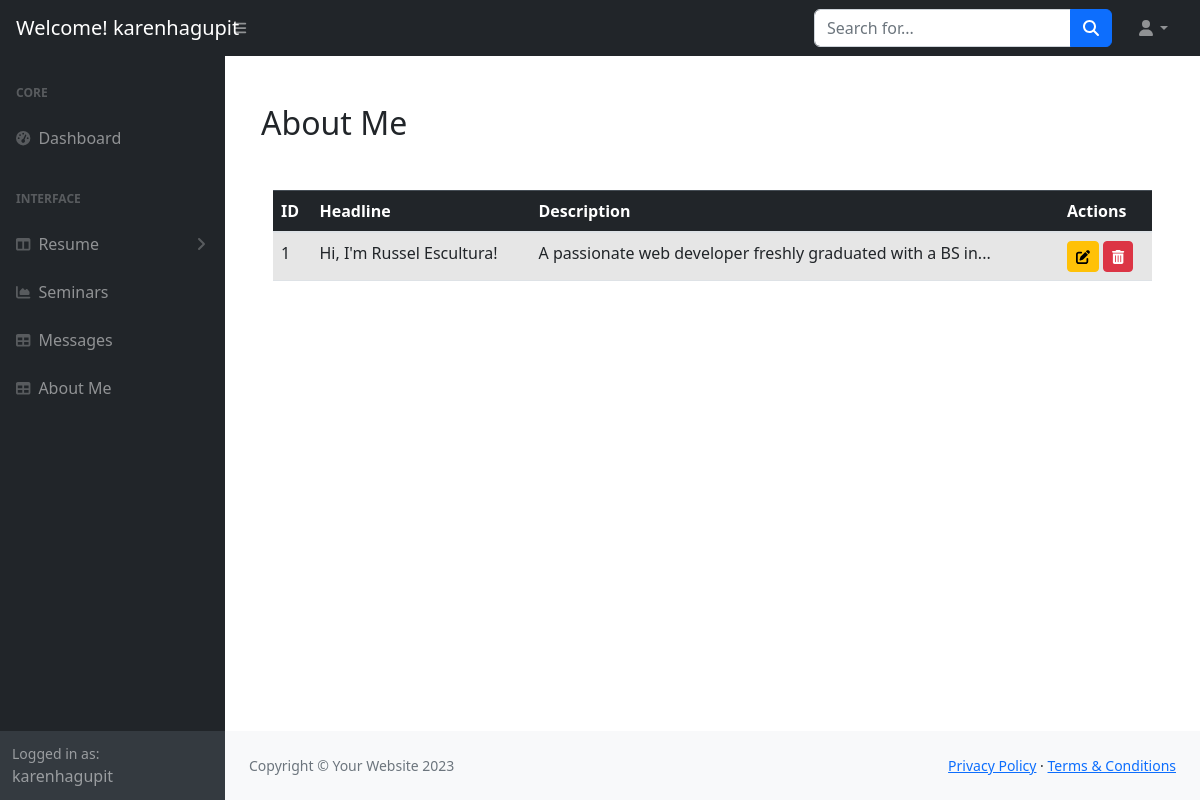
Screenshot of /dashboard/dashboard/dash_about.php (signed in) with the database file from the repository.
### tables this page shows
CREATE TABLE `about` (
  `id` int(11) NOT NULL,
  `headline` varchar(255) NOT NULL,
  `description` text NOT NULL,
  `created_at` timestamp NOT NULL DEFAULT current_timestamp(),
  `updated_at` timestamp NOT NULL DEFAULT current_timestamp() ON UPDATE current_timestamp()
);

### dashboard/dashboard/dash_about.php (the view, shortened to what this page needs)
<?php
$servername = "localhost";
$username = "u734514591_kenruss";
$password = "RUSSken0617";
$dbname = "u734514591_kenruss";
$conn = new mysqli($servername, $username, $password, $dbname);
$sql = "SELECT * FROM about";
$result = $conn->query($sql);
$username = $_SESSION['user'];
?>
<!DOCTYPE html>
<html lang="en">
    <head>
        <link href="https://cdn.jsdelivr.net/npm/simple-datatables@7.1.2/dist/style.min.css" rel="stylesheet" />
        <link rel="stylesheet" href="https://maxcdn.bootstrapcdn.com/bootstrap/4.5.2/css/bootstrap.min.css">
        <link href="css/styles.css" rel="stylesheet" />
    </head>
    <body class="sb-nav-fixed">
        <nav class="sb-topnav navbar navbar-expand navbar-dark bg-dark">
            <a class="navbar-brand ps-3" href="index.html">Welcome! <?php echo htmlspecialchars($username); ?></h1></a>
            <button class="btn btn-link btn-sm order-1 order-lg-0 me-4 me-lg-0" id="sidebarToggle" href="#!"><i class="fas fa-bars"></i></button>
            <form class="d-none d-md-inline-block form-inline ms-auto me-0 me-md-3 my-2 my-md-0">
                <div class="input-group">
                    <input class="form-control" type="text" placeholder="Search for..." aria-label="Search for..." aria-describedby="btnNavbarSearch" />
                    <button class="btn btn-primary" id="btnNavbarSearch" type="button"><i class="fas fa-search"></i></button>
                </div>
            </form>
            <ul class="navbar-nav ms-auto ms-md-0 me-3 me-lg-4">
                <li class="nav-item dropdown">
                    <a class="nav-link dropdown-toggle" id="navbarDropdown" href="#" role="button" data-bs-toggle="dropdown" aria-expanded="false"><i class="fas fa-user fa-fw"></i></a>
                </li>
            </ul>
        </nav>
        <div id="layoutSidenav">
            <div id="layoutSidenav_nav">
                <nav class="sb-sidenav accordion sb-sidenav-dark" id="sidenavAccordion">
                    <div class="sb-sidenav-menu">
                        <div class="nav">
                            <div class="sb-sidenav-menu-heading">Core</div>
                            <a class="nav-link" href="dashboard.php">
                                <div class="sb-nav-link-icon"><i class="fas fa-tachometer-alt"></i></div>
                                Dashboard
                            </a>
                            <div class="sb-sidenav-menu-heading">Interface</div>
                            <a class="nav-link collapsed" href="#" data-bs-toggle="collapse" data-bs-target="#collapseLayouts" aria-expanded="false" aria-controls="collapseLayouts">
                                <div class="sb-nav-link-icon"><i class="fas fa-columns"></i></div>
                                Resume
                                <div class="sb-sidenav-collapse-arrow"><i class="fas fa-angle-down"></i></div>
                            </a>
                            <a class="nav-link" href="dash_seminar.php">
                                <div class="sb-nav-link-icon"><i class="fas fa-chart-area"></i></div>
                                Seminars
                            </a>
                            <a class="nav-link" href="message.php">
                                <div class="sb-nav-link-icon"><i class="fas fa-table"></i></div>
                                Messages
                            </a>
                            <a class="nav-link" href="dash_about.php">
                                <div class="sb-nav-link-icon"><i class="fas fa-table"></i></div>
                                About Me
                            </a>
                        </div>
                    </div>
                    <div class="sb-sidenav-footer">
                        <div class="small">Logged in as:</div>
                        <?php echo htmlspecialchars($username); ?>
                    </div>
                </nav>
            </div>
            <div id="layoutSidenav_content">
                <main>
                    <div class="container-fluid px-4">
                        <div class="container mt-5">
    <h2>About Me</h2>
    <div class="container mt-5">
        <table class="table table-striped table-hover">
            <thead class="table-dark">
                <tr>
                    <th>ID</th>
                    <th>Headline</th>
                    <th>Description</th>
                    <th>Actions</th>
                </tr>
            </thead>
            <tbody>
            <?php
            if ($result->num_rows > 0) {
                while($row = $result->fetch_assoc()) {
                    $description = implode(' ', array_slice(explode(' ', $row["description"]), 0, 10));
                    $headline = implode(' ', array_slice(explode(' ', $row["headline"]), 0, 10));
                    if (str_word_count($row["description"]) > 10) {
                        $description .= '...';
                    }
                    echo "<tr>
                        <td>".htmlspecialchars($row["id"])."</td>
                        <td>".htmlspecialchars($headline)."</td>
                        <td>".htmlspecialchars($description)."</td>
                        <td>
                            <a href='edit_about.php?id=".$row["id"]."' class='btn btn-sm btn-warning'>
                                <i class='fas fa-edit'></i>
                            </a>
                            <a href='delete_about.php?id=".$row["id"]."' class='btn btn-sm btn-danger'>
                                <i class='fas fa-trash-alt'></i>
                            </a>
                        </td>
                    </tr>";
                }
            } else {
                echo "<tr><td colspan='4'>No records found</td></tr>";
            }
            ?>
            </tbody>
        </table>
    </div>
</div>
                </main>
                <footer class="py-4 bg-light mt-auto">
                    <div class="container-fluid px-4">
                        <div class="d-flex align-items-center justify-content-between small">
                            <div class="text-muted">Copyright &copy; Your Website 2023</div>
                            <div>
                                <a href="#">Privacy Policy</a>
                                &middot;
                                <a href="#">Terms &amp; Conditions</a>
                            </div>
                        </div>
                    </div>
                </footer>
            </div>
        </div>
    </body>
</html>

### rows the page displays
about: id "1", headline "Hi, I'm Russel Escultura!", description "A passionate web developer freshly graduated with a BS in..."

### other values shown
$username "karenhagupit"
